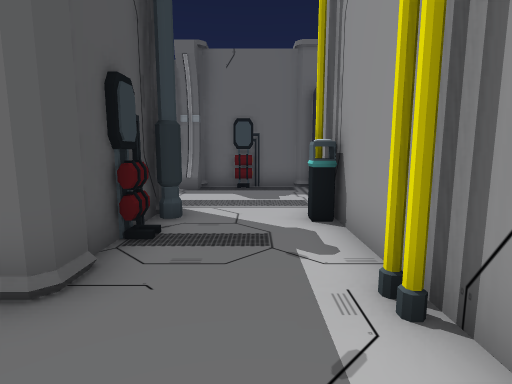
View 1 (above)

24 first-person views from a walk through a 3-D level made in the Unity game engine. The camera is 1.3 m above the floor, tilts 8° down and sees 80° across. The floor is counted in squares, 1 m on a side. Each view is taken from the middle of a square. On the plan, view 1 faces up. The plan holds only what a view shows up to about 14 squares ahead; the rest is blank. The place goes on beyond the plan. The player is left out. Door leaves are left out, so doorways stand open.

View 2
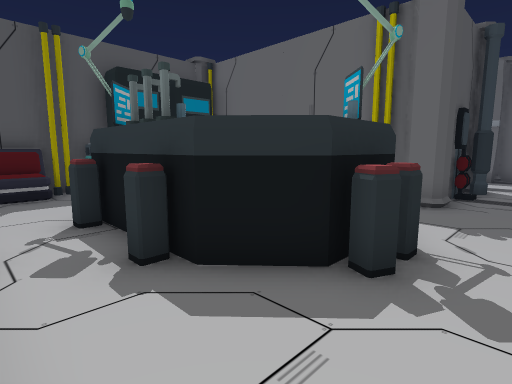

View 3
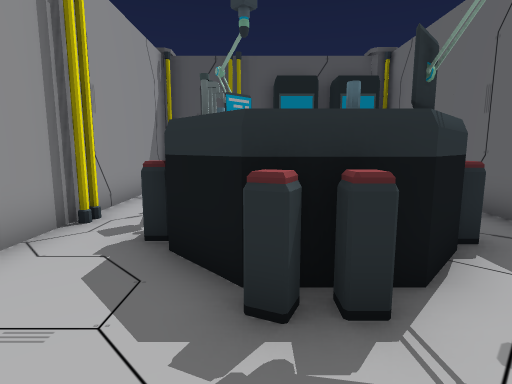

View 4
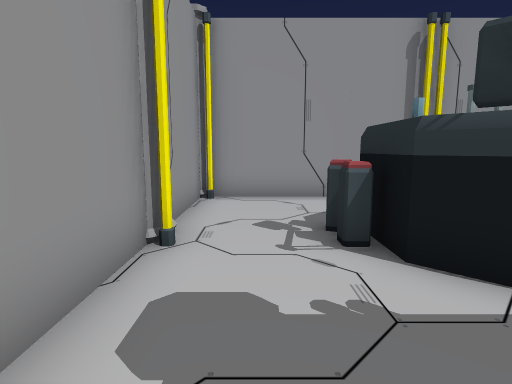

View 5
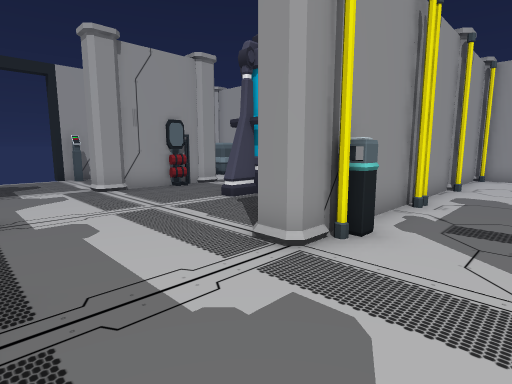

View 6
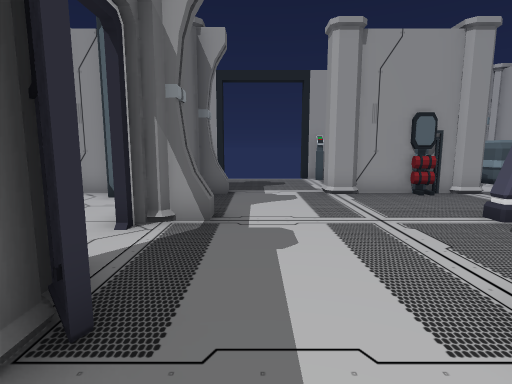

View 7
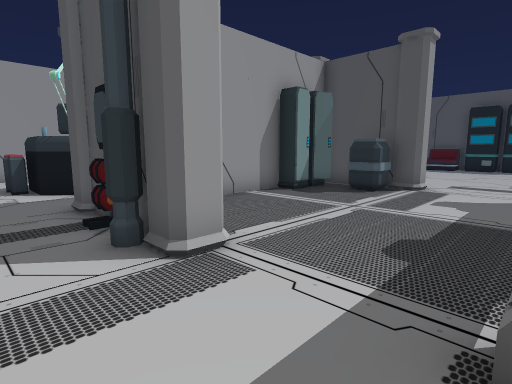

View 8
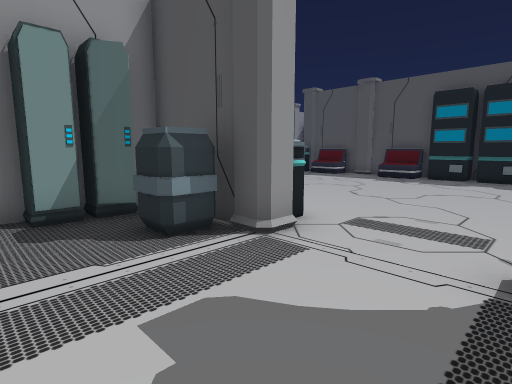

View 9
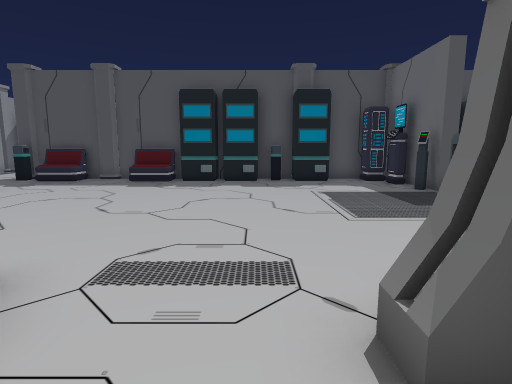

View 10
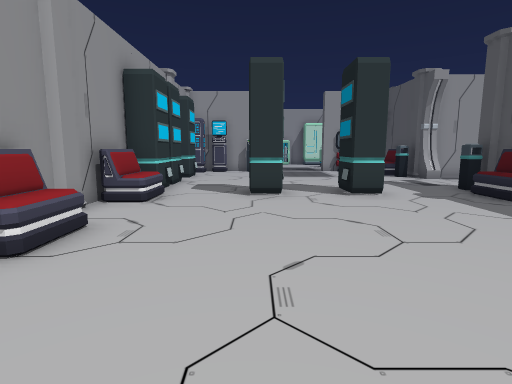

View 11
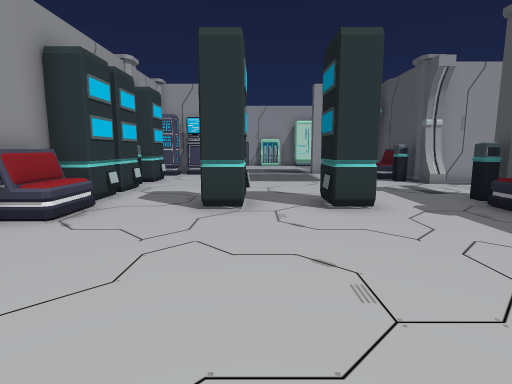

View 12
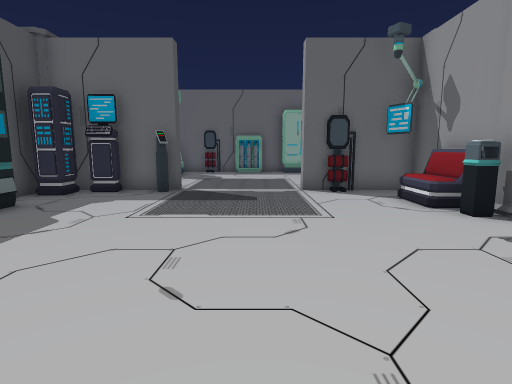

View 13
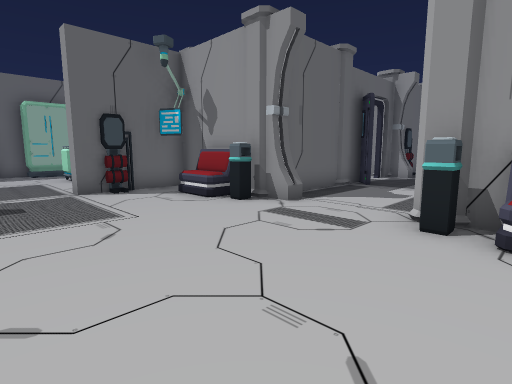

View 14
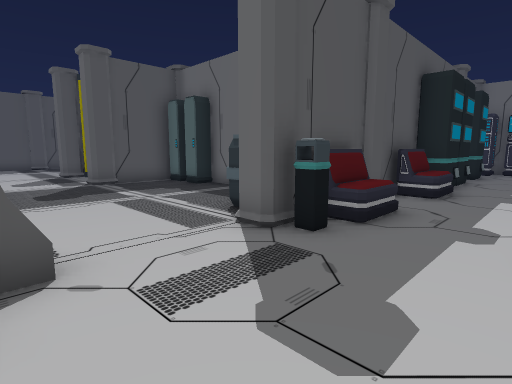

View 15
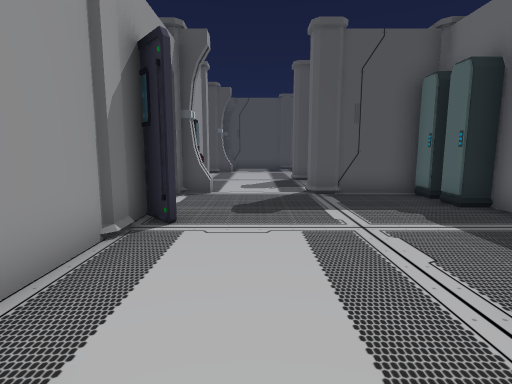

View 16
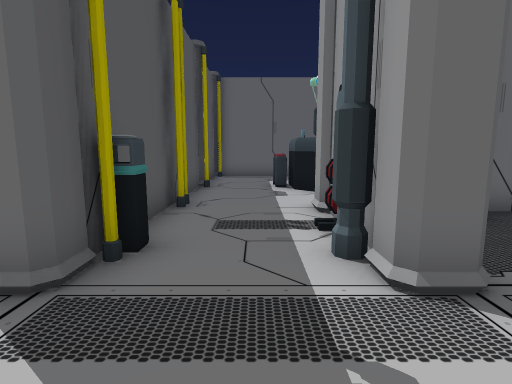

View 17
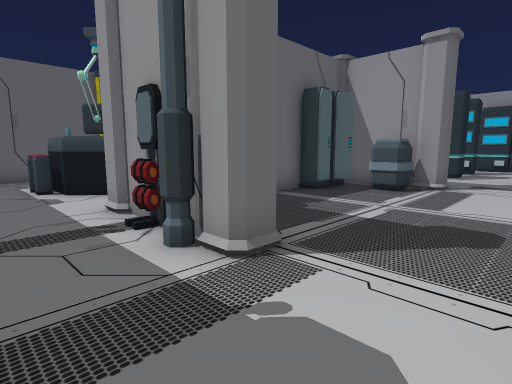

View 18
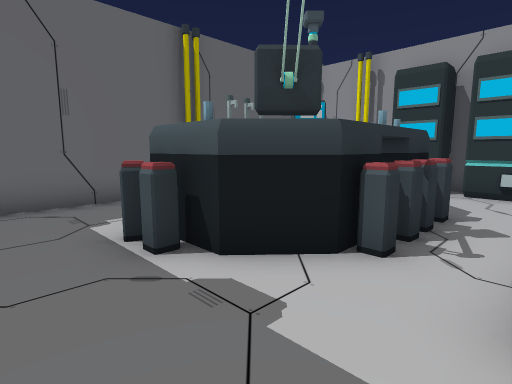

View 19
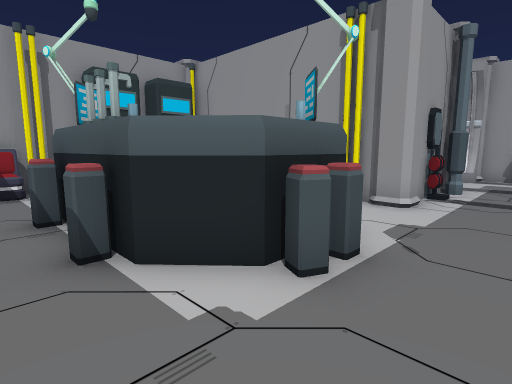

View 20
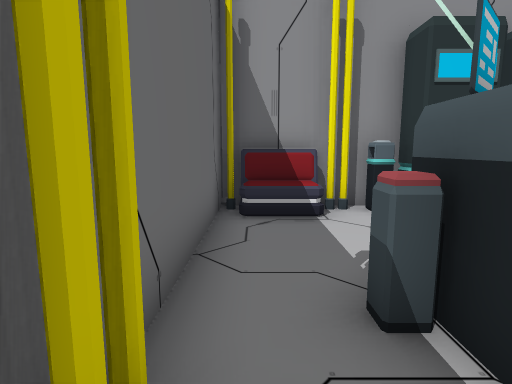

View 21
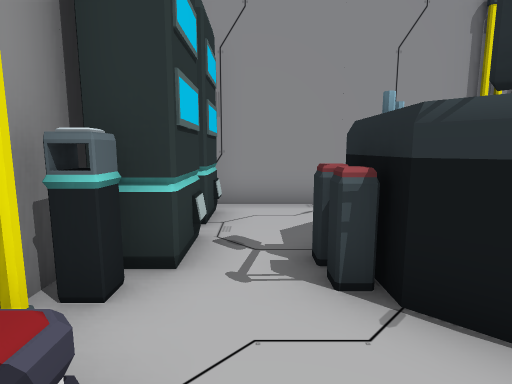

View 22
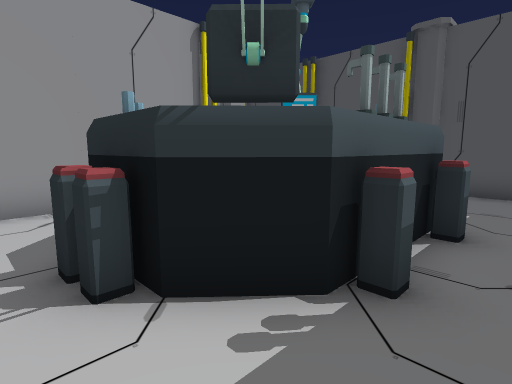

View 23
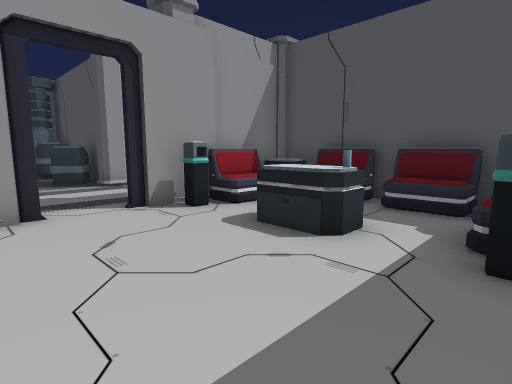

View 24
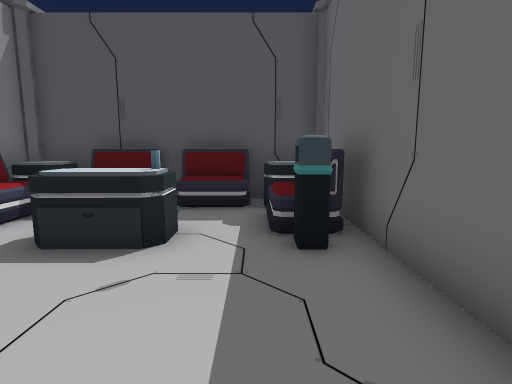

### Floor plan
Points are (right, up) in squares from view 1. A wall is a line through its corners. A room is listed if a view was taken in it or the views show most of it. See-through windows are left out.
Room 1 (views 1, 2, 3, 4)
walls: (-4.5, 2.7) (-6, 2.7); (-4.8, -5) (-4.2, -5); (-4.6, -5.3) (1.5, -5.3) (1.5, -2.4); (1.5, -0.5) (1.5, 3.4); (-2, 4.4) (-2, 3.5); (1.2, 2.1) (1.2, 2.8); (-10, -2.5) (-10, -3); (-10.4, -1.8) (-10.4, -3.6); (-10.2, -5.3) (-4.9, -5.3)
ways out: opening at (-0.5, 3.5) to room 2
objects: other object (-11, -4); other object (-10, -4); other object (-10, -2); other object (-10, -1) to (-9, -1); other object (-10, 1) to (-9, 1); other object (-6, -3); other object (-5, -3); other object (-4, -3); other object (-3, -3); other object (-3, 0) to (-2, 0); other object (-3, 1); other object (-2, -2) to (-1, -2); other object (-2, -1); other object (-2, 3); other object (-1, -1); other object (2, -2) to (2, -1)
Room 2 (views 5, 6, 7, 8, 9, 10, 11, 12, 13, 14, 15, 16, 17, 18, 19, 20, 21, 22, 23, 24)
walls: (-10.4, 5.6) (-10.4, 3.6); (-10.2, 3.2) (-5.4, 3.2); (-11, 10) (-11, 10.5); (-10.6, 9.9) (-10.6, 10.5); (-10.4, 10.2) (-11, 10.2); (-10.8, 10.5) (-10.8, 9.8); (-11, 12.4) (-11, 14.7) (-14.5, 14.7) (-14.5, 15.2); (-7.5, 10.8) (-10, 10.8); (-11, -0.6) (-11, 4.2); (-2.5, 10) (-2.5, 10.6); (-22.5, 5.6) (-22.5, 4.4); (-1.9, 10.2) (-2.5, 10.2); (-2, 10.6) (-2, 10); (-1.9, 10.5) (-2.5, 10.5); (-23, 7.5) (-23, 10.5); (-22.5, 2.2) (-22.5, -0.6); (-18.5, 15.2) (-18.5, 14.7) (-22.4, 14.7); (-20.1, 14.1) (-21, 14.1); (-22.5, 10.6) (-22.5, 9); (-23.5, 8) (-23.5, 8.5); (-23.1, 10.8) (-33.4, 10.8); (-1, 11.2) (0.8, 11.2); (-23, -0.6) (-23, 1.9); (-22.5, 14) (-22.5, 12.1); (1.5, 3.4) (1.5, 6.1); (2, 5.5) (2, 2); (-25.8, 2.3) (-28.2, 2.3); (1.5, 10.8) (-1, 10.8); (-22.5, -4.5) (-22.5, -7.2); (-22.9, -4.8) (-22.5, -4.8); (-22.9, -5) (-22.5, -5); (-27.2, 2.8) (-24, 2.8); (-2, 18.5) (-2, 11.4); (-28.8, 10.5) (-29.2, 10.5); (5.5, 9.9) (5.5, 10.5); (-26.4, -5.3) (-23.2, -5.3); (5.9, 9.9) (5.9, 10.2) (5.5, 10.2); (-30.9, 2.8) (-30, 2.8); (-31, 1.5) (-31, -0.6); (4.1, 18.7) (-1.4, 18.7); (-31.5, -0.5) (-31.5, 1.6); (8.4, 10.8) (7.8, 10.8); (9, 4.5) (9, 5.6); (9, 9.8) (9, 10.5); (-31, -4.5) (-31, -5.2); (9.5, 10.2) (8.9, 10.2); (9, 13.4) (9, 14.2); (-31.6, -4.8) (-31, -4.8); (-31.5, -5.1) (-31.5, -4.5); (-31.6, -5) (-31, -5); (-34.6, 3.4) (-34.6, 2.8); (-35, 10.1) (-35, 0.4); (13.5, 5.6) (13.5, 6.9)
low walls: (-10.4, 9.9) (-11, 9.9); (-10.4, 10) (-11, 10); (-2, 9.9) (-2.5, 9.9); (-2, 10) (-2.5, 10); (-22.9, -4.5) (-22.5, -4.5); (6.1, 9.9) (5.5, 9.9); (-31.5, -4.5) (-31, -4.5)
ways out: opening at (-0.5, 3.5) to room 1; opening at (-4.5, 11); opening at (10.5, 10); open door at (13.1, 8.7)
objects: other object (-35, -1); other object (-35, 0); other object (-35, 7); other object (-33, -5); other object (-32, 0); other object (-32, 1); other object (-32, 5) to (-31, 6); other object (-32, 7); other object (-31, -6); other object (-31, -1); other object (-31, 2); other object (-31, 7); other object (-31, 8); other object (-30, 2); other object (-30, 5); other object (-30, 8); other object (-30, 9); other object (-29, 2); other object (-29, 5); other object (-29, 8); other object (-28, -5); other object (-28, 5); other object (-28, 8) to (-27, 8); other object (-28, 9); other object (-27, -6); other object (-27, 5); other object (-27, 6); other object (-26, 6); other object (-26, 7); other object (-25, 2); other object (-24, 0); other object (-24, 1) to (-24, 2); other object (-24, 4) to (-23, 4); other object (-24, 6) to (-23, 6); other object (-24, 7) to (-23, 7); other object (-24, 9) to (-24, 10); other object (-23, -6); other object (-23, -1); other object (-23, 3); other object (-22, -7); other object (-22, -6); other object (-22, -1); other object (-22, 0) to (-22, 1); other object (-22, 4) to (-21, 5); other object (-22, 7); other object (-22, 8); other object (-22, 10); other object (-22, 11); other object (-22, 12); other object (-22, 14); other object (-18, 0); other object (-16, 0) to (-15, 0); other object (-13, 15); other object (-12, -6) to (-12, -5); other object (-12, -3); other object (-12, -1); other object (-12, 0) to (-12, 1); other object (-12, 4) to (-12, 5); other object (-12, 6); other object (-12, 11); other object (-11, -6); other object (-11, 3); other object (-11, 6) to (-11, 7); other object (-11, 11); other object (-11, 12); other object (-10, 4) to (-9, 4); other object (-10, 5) to (-9, 6); other object (-8, 4); other object (-7, 11); other object (-6, 10) to (-5, 11); other object (-2, 5); other object (-2, 6); other object (-2, 7); other object (-1, 12) to (-1, 13); other object (-1, 14); other object (-1, 15) to (-1, 16); other object (-1, 17) to (-1, 18); other object (0, 11); other object (0, 12) to (1, 12); other object (0, 18) to (1, 18); other object (1, 6); other object (1, 14) to (2, 15); other object (1, 15); other object (2, 7); other object (2, 10) to (3, 11); other object (2, 11); other object (2, 12); other object (2, 18); other object (3, 0); other object (3, 1) to (3, 2); other object (3, 5); other object (4, 3); other object (5, 11) to (6, 11); other object (6, 3) to (7, 4); other object (8, 12) to (9, 13); other object (9, 3); other object (9, 4); other object (9, 6) to (9, 7); other object (11, 0) to (12, 0)

Where each view was taken, in squares from view 1:
view 1: 0 up, 0 right, facing up
view 2: 5 down, 0 right, facing up-left
view 3: 2 down, 1 right, facing left
view 4: 3 up, 0 right, facing down
view 5: 10 up, 1 left, facing down-right
view 6: 9 up, 0 right, facing right
view 7: 10 up, 0 right, facing down-left
view 8: 10 up, 7 left, facing down-left
view 9: 9 up, 9 left, facing left
view 10: 9 up, 15 left, facing down
view 11: 7 up, 16 left, facing down
view 12: 5 up, 16 left, facing up
view 13: 5 up, 17 left, facing up-right
view 14: 5 down, 19 left, facing up-left
view 15: 3 down, 22 left, facing left
view 16: 4 down, 33 left, facing up
view 17: 4 down, 34 left, facing up-right
view 18: 3 up, 34 left, facing up-right
view 19: 10 up, 34 left, facing down-right
view 20: 10 up, 30 left, facing right
view 21: 10 up, 25 left, facing down
view 22: 10 up, 25 left, facing down-left
view 23: 18 up, 6 right, facing down-left
view 24: 17 up, 6 right, facing left
